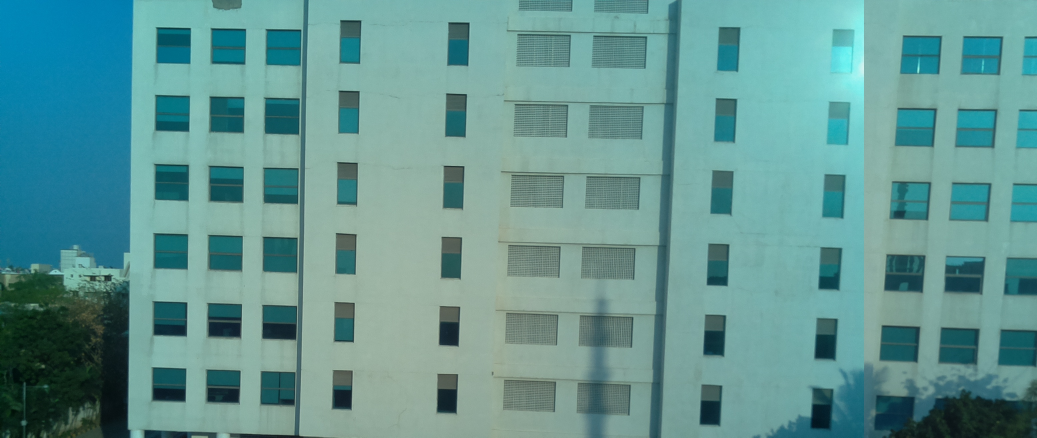
#> input picture Images/11.jpg, 3111 x 1312 px (shown at 1/3 size)
$ python Image_stitching.py
#> lines starting #> are read from the running program, lines starting #| are printed output that depends on the picture
### descriptor.py
import cv2

def detectAndDescribe(image,method=None):

    '''
    Compute key points and feature descriptors using specific points

    '''
    if method == 'sift':
        descriptor = cv2.xfeatures2d.SIFT_create()
    elif method == 'surf':
        descriptor = cv2.xfeatures2d.SURF_create()
    elif method == 'brisk':
        descriptor = cv2.xfeatures2d.BRISK_create()
    elif method == 'orb':
        descriptor = cv2.ORB_create()

    #Get keypoints and descriptors

    kps, features = descriptor.detectAndCompute(image,None)

    return(kps, features)

### Matcher.py
import cv2

def createMatcher(method,crossCheck):
    "Create and return a Matcher Object"

    if method == 'sift' or method == 'surf':
        bf = cv2.BFMatcher(cv2.NORM_L2, crossCheck=crossCheck)
    elif method == 'orb' or method == 'brisk':
        bf = cv2.BFMatcher(cv2.NORM_HAMMING, crossCheck=crossCheck)
    return bf

def matchKeyPointsBF(featuresA, featuresB, method):
    bf = createMatcher(method, crossCheck=True)

    # Match descriptors.
    best_matches = bf.match(featuresA,featuresB)

    # Sort the features in order of distance.
    # The points with small distance (more similarity) are ordered first in the vector
    rawMatches = sorted(best_matches, key = lambda x:x.distance)
    print("Raw matches (Brute force):", len(rawMatches))
    return rawMatches

# [14 lines left out: function matchKeyPointsKNN, not called in this run]

### homography.py
import cv2
import numpy as np

def getHomography(kpsA, kpsB, featuresA, featuresB, matches, reprojThresh):
    # convert the keypoints to numpy arrays
    kpsA = np.float32([kp.pt for kp in kpsA])
    kpsB = np.float32([kp.pt for kp in kpsB])

    if len(matches) > 4:

        # construct the two sets of points
        ptsA = np.float32([kpsA[m.queryIdx] for m in matches])
        ptsB = np.float32([kpsB[m.trainIdx] for m in matches])

        # estimate the homography between the sets of points
        (H, status) = cv2.findHomography(ptsA, ptsB, cv2.RANSAC,
            reprojThresh)

        return (matches, H, status)
    else:
        return None

### Image_stitching.py
import cv2
import imageio
from descriptor import detectAndDescribe
from Matcher import createMatcher, matchKeyPointsBF, matchKeyPointsKNN
from homography import getHomography
import numpy as np
import matplotlib.pyplot as plt

'List of inputs'

feature_extractor = 'orb'
feature_matching = 'bf'
cutoff = 2.4 #how many columns at the end of the panoramic image need to be cropped percent/100 (this should be less than overlap percentage)
images = ['Images/11.jpg','Images/4.jpg'] #Input the images to be stitched together

queryImg = imageio.imread(images[0])
#> queryImg is the input picture: shape (1312, 3111, 3); mean R, G, B 97.6, 149.3, 146.7
queryImg0 = queryImg[:,0:2750]
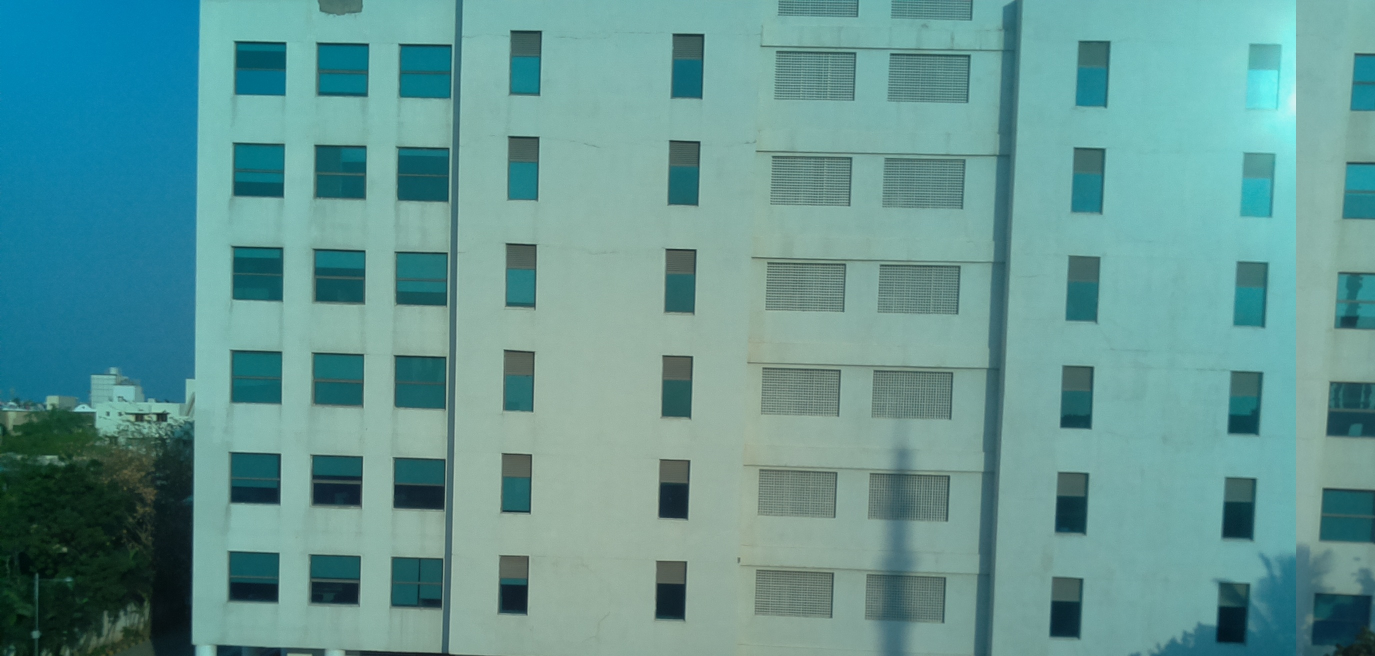
#> queryImg0: shape (1312, 2750, 3) (shown at 1/2 size); mean R, G, B 99.3, 150.3, 147.6
queryImg = queryImg[:,2750:] #remove this line later
#> queryImg: shape (1312, 361, 3)

rows_filter = queryImg.shape[0]
#> rows_filter = 1312
column_filter = int(cutoff*queryImg.shape[1])
#> column_filter = 866

for i in range(1,len(images)):

    queryImg_gray = cv2.cvtColor(queryImg, cv2.COLOR_RGB2GRAY)
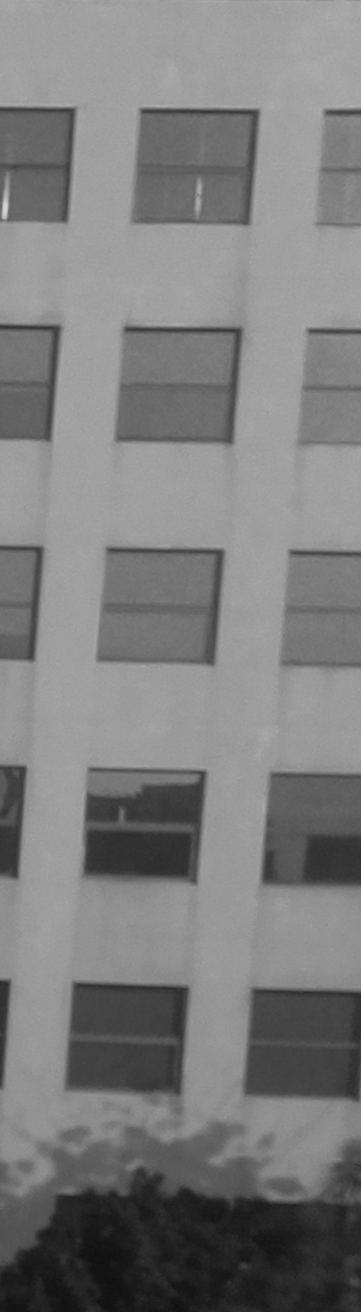
#> queryImg_gray: shape (1312, 361); min 14, max 214, mean 124.6
    trainImg = imageio.imread(images[i])
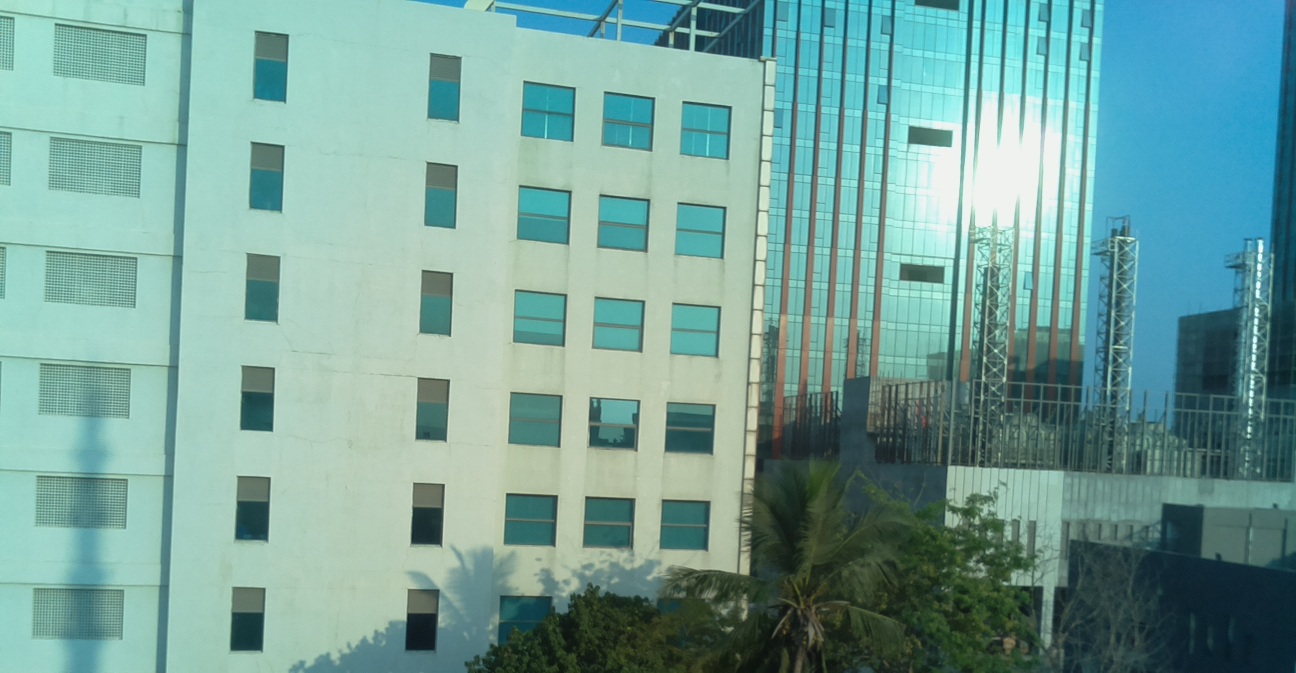
#> input picture Images/4.jpg, 2592 x 1345 px (shown at 1/2 size)
#> trainImg is the input picture: shape (1345, 2592, 3); mean R, G, B 116.8, 160.3, 153.4

    trainImg_gray = cv2.cvtColor(trainImg, cv2.COLOR_RGB2GRAY)
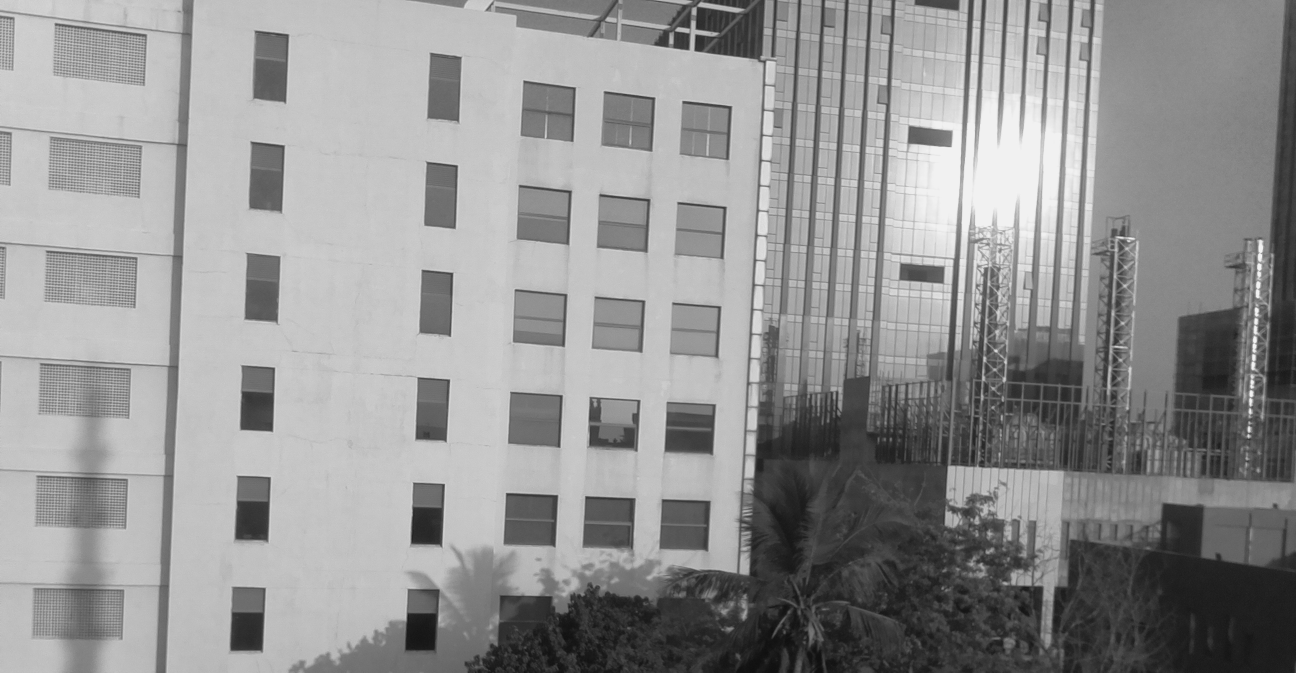
#> trainImg_gray: shape (1345, 2592) (shown at 1/2 size); min 14, max 245, mean 146.5

    kpsA, featuresA = detectAndDescribe(trainImg_gray, method=feature_extractor)
#> in detectAndDescribe, `kps, features = descriptor.detectAndCompute(image,None)`: kps = 500 keypoints; strongest (x, y, size): (897, 760, 53.6), (2497, 871, 53.6), (2498, 863, 44.6), (887, 969, 44.6)
#> kpsA has the same summary as kps in detectAndDescribe
    kpsB, featuresB = detectAndDescribe(queryImg_gray, method=feature_extractor)
#> in detectAndDescribe (call 2), `kps, features = descriptor.detectAndCompute(image,None)`: kps = 267 keypoints; strongest (x, y, size): (254, 112, 77.1), (183, 989, 111.1), (73, 110, 64.3), (255, 112, 64.3)
#> kpsB has the same summary as kps in detectAndDescribe

    if feature_matching == 'bf':
        matches = matchKeyPointsBF(featuresA, featuresB, method=feature_extractor)
#> in matchKeyPointsBF, `best_matches = bf.match(featuresA,featuresB)`: best_matches = 57 matches
#| Raw matches (Brute force): 57
#> matches = 57 matches
    elif feature_matching == 'knn':
        matches = matchKeyPointsKNN(featuresA, featuresB, ratio=0.75, method=feature_extractor)

    M = getHomography(kpsA, kpsB, featuresA, featuresB, matches, reprojThresh=4)
#> in getHomography, `kpsA = np.float32([kp.pt for kp in kpsA])`: kpsA = 500 pairs, first value 111 to 2523, second value 40 to 1177.8
#> in getHomography, `kpsB = np.float32([kp.pt for kp in kpsB])`: kpsB = 267 pairs, first value 39.6 to 327, second value 108.9 to 1199.4
#> in getHomography, `ptsA = np.float32([kpsA[m.queryIdx] for m in matches])`: ptsA = 57 pairs, first value 483.7 to 2516, second value 62.4 to 1177
#> in getHomography, `ptsB = np.float32([kpsB[m.trainIdx] for m in matches])`: ptsB = 57 pairs, first value 42 to 324, second value 108.9 to 1189.4
#> in getHomography, `(H, status) = cv2.findHomography(ptsA, ptsB, cv2.RANSAC, reprojThresh)`: H = [[0.957, -0.028, -1032.9], [-0.121, 0.896, 74.5], [-0.000123, -1.84e-05, 1]]; status = 57 values, max 1 at index 1, min 0 at index 0, mean 0.333
#> M = 3 matches
    if M is None:
        print("Error!, homography matrix is empty")
    (matches, H, status) = M

    'Panoramic corrections'

    width = trainImg.shape[1] + queryImg.shape[1]
#> width = 2953
    height = trainImg.shape[0] + queryImg.shape[0]
#> height = 2657

    result = cv2.warpPerspective(trainImg, H, (width, height))
    result[0:queryImg.shape[0], 0:queryImg.shape[1]] = queryImg
    result = result[:rows_filter,0:result.shape[1]-column_filter]
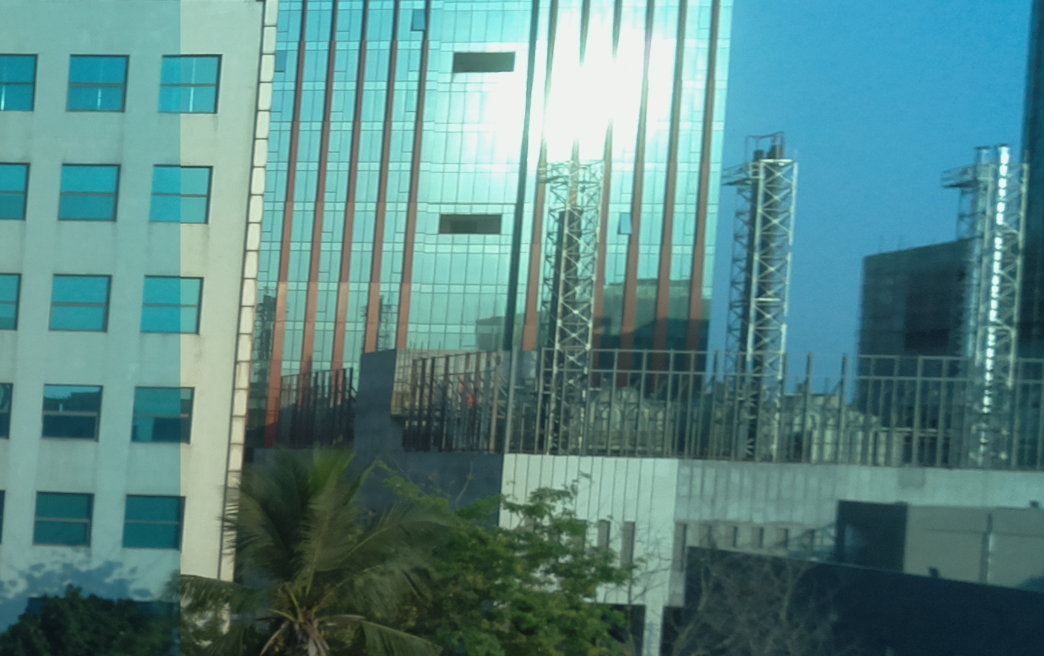
#> result: shape (1312, 2087, 3) (shown at 1/2 size); mean R, G, B 89.8, 134.9, 133.2

    queryImg = np.concatenate((queryImg0,result),axis=1)
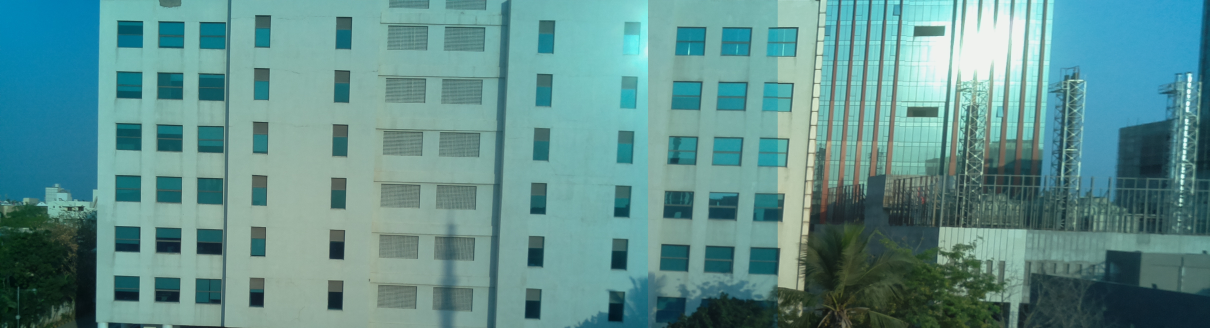
#> queryImg: shape (1312, 4837, 3) (shown at 1/4 size); mean R, G, B 95.2, 143.7, 141.4

    #del result


    plt.figure(figsize=(20,10))
    plt.imshow(queryImg)
    plt.axis('off')
    plt.show()
